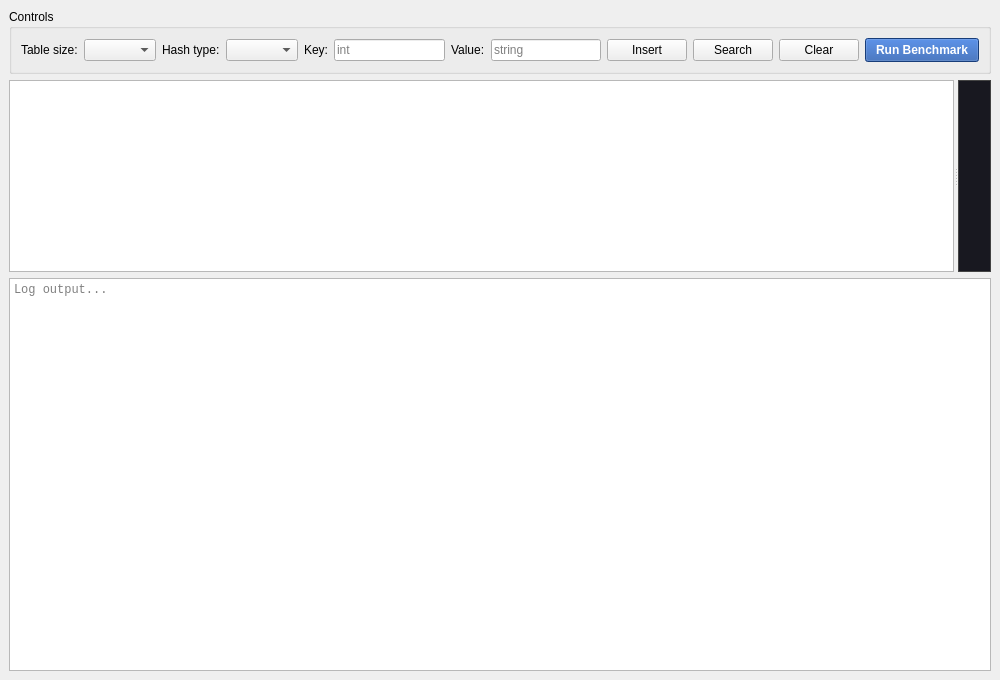
<?xml version="1.0" encoding="UTF-8"?>
<ui version="4.0">
 <class>MainWindow</class>
 <widget class="QMainWindow" name="MainWindow">
  <property name="geometry">
   <rect><x>0</x><y>0</y><width>1000</width><height>680</height></rect>
  </property>
  <property name="windowTitle">
   <string>Hash Table Open Addressing — Modular vs Universal (Variant 4)</string>
  </property>
  <widget class="QWidget" name="centralwidget">
   <layout class="QVBoxLayout" name="vMain" >

    <item>
     <widget class="QGroupBox" name="groupControls">
      <property name="title"><string>Controls</string></property>
      <layout class="QHBoxLayout">
       <item>
        <widget class="QLabel"><property name="text"><string>Table size:</string></property></widget>
       </item>
       <item>
        <widget class="QComboBox" name="comboTableSize">
         <property name="maximumWidth"><number>80</number></property>
        </widget>
       </item>
       <item>
        <widget class="QLabel"><property name="text"><string>Hash type:</string></property></widget>
       </item>
       <item>
        <widget class="QComboBox" name="comboHashType">
         <property name="maximumWidth"><number>110</number></property>
        </widget>
       </item>
       <item><widget class="QLabel"><property name="text"><string>Key:</string></property></widget></item>
       <item>
        <widget class="QLineEdit" name="editKey">
         <property name="placeholderText"><string>int</string></property>
         <property name="maximumWidth"><number>70</number></property>
        </widget>
       </item>
       <item><widget class="QLabel"><property name="text"><string>Value:</string></property></widget></item>
       <item>
        <widget class="QLineEdit" name="editValue">
         <property name="placeholderText"><string>string</string></property>
         <property name="maximumWidth"><number>100</number></property>
        </widget>
       </item>
       <item>
        <widget class="QPushButton" name="btnInsert">
         <property name="text"><string>Insert</string></property>
        </widget>
       </item>
       <item>
        <widget class="QPushButton" name="btnSearch">
         <property name="text"><string>Search</string></property>
        </widget>
       </item>
       <item>
        <widget class="QPushButton" name="btnClear">
         <property name="text"><string>Clear</string></property>
        </widget>
       </item>
       <item>
        <widget class="QPushButton" name="btnBenchmark">
         <property name="text"><string>Run Benchmark</string></property>
         <property name="styleSheet"><string>font-weight:bold; background:#2255aa; color:white; padding:4px 10px;</string></property>
        </widget>
       </item>
      </layout>
     </widget>
    </item>

    <item>
     <widget class="QSplitter" name="splitterMain">
      <property name="orientation"><enum>Qt::Horizontal</enum></property>

      <widget class="QPlainTextEdit" name="memoTable">
       <property name="minimumWidth"><number>280</number></property>
       <property name="font">
        <font><family>Courier New</family><pointsize>9</pointsize></font>
       </property>
       <property name="readOnly"><bool>true</bool></property>
      </widget>

      <widget class="QWidget" name="chartWidget">
       <property name="minimumWidth"><number>500</number></property>
       <layout class="QVBoxLayout">
        <item>
         <widget class="QLabel" name="labelChart">
          <property name="text"><string></string></property>
          <property name="alignment"><set>Qt::AlignCenter</set></property>
          <property name="styleSheet"><string>background:#181820; border:1px solid #444;</string></property>
          <property name="minimumHeight"><number>300</number></property>
         </widget>
        </item>
       </layout>
      </widget>

     </widget>
    </item>

    <item>
     <widget class="QPlainTextEdit" name="memoLog">
      <property name="maximumHeight"><number>140</number></property>
      <property name="readOnly"><bool>true</bool></property>
      <property name="font">
       <font><family>Courier New</family><pointsize>9</pointsize></font>
      </property>
      <property name="placeholderText"><string>Log output...</string></property>
     </widget>
    </item>

   </layout>
  </widget>
 </widget>
</ui>
